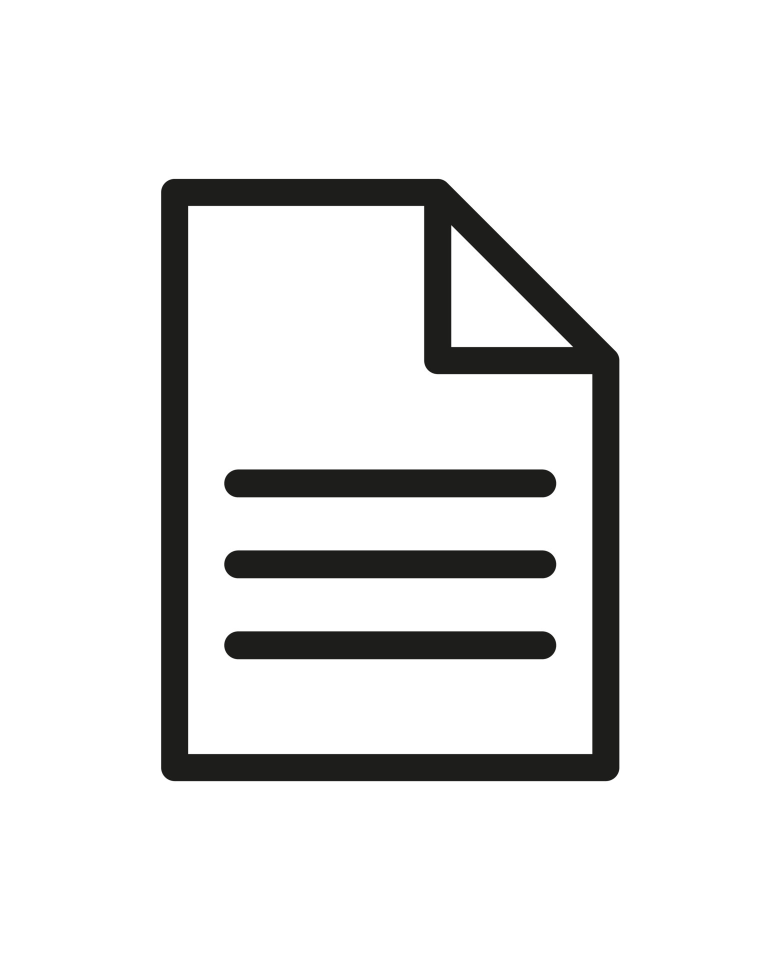
#> input picture main-image.jpg, 1561 x 1920 px (shown at 1/2 size); its folder holds only this picture in this run
$ python -i utils.py   (imports and definitions only)
#> lines starting #> are read from the running program, lines starting #| are printed output that depends on the picture
import csv
import glob
import numpy as np
import os
from tqdm import tqdm
import constants as c
import cv2
from data_schemas import SASDataSchema, SysParams, WfmParams
import math

"""Assumes approximately collocated tx/rx"""
# [77 lines left out: function resample_cylindrical, not called in this run]


def load_img_and_preprocess(path, size=(200, 200), rotate=False):
#> called with path = '../main-image.jpg', size = (200, 200), rotate = False
    assert len(size) == 2
    img = cv2.imread(path)
#> img is the input picture: shape (1920, 1561, 3); mean B, G, R 228.6, 228.8, 228.8
    if img.ndim == 3:
        img = cv2.cvtColor(img, cv2.COLOR_RGB2GRAY)
#> img: shape (1920, 1561)
    img = cv2.resize(img, (size[0], size[1]))
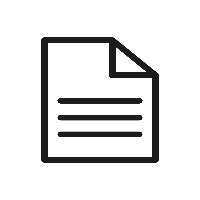
#> img: shape (200, 200); min 19, max 255, mean 228.5

    if rotate:
        img = cv2.rotate(img, cv2.cv2.ROTATE_90_CLOCKWISE)

    return img


"""Helper for reading waveform parameters"""

# [19 lines left out: function mat_str_2_float, not called in this run]


"""
Read in the flight data
"""


# [25 lines left out: function read_flights, not called in this run]


"""
Read and store the system parameters
"""


# [62 lines left out: function read_sys_params, not called in this run]


"""
Read the coordinates.csv file and transform tx, rx position to world using flight angle
"""


# [47 lines left out: function read_coords, not called in this run]

"""
Extract info neccessary for beamforming AirSAS data
"""


# [91 lines left out: function process_folder, not called in this run]

>>> result = load_img_and_preprocess('../main-image.jpg')

$ run again, on proposed-pipeline.png
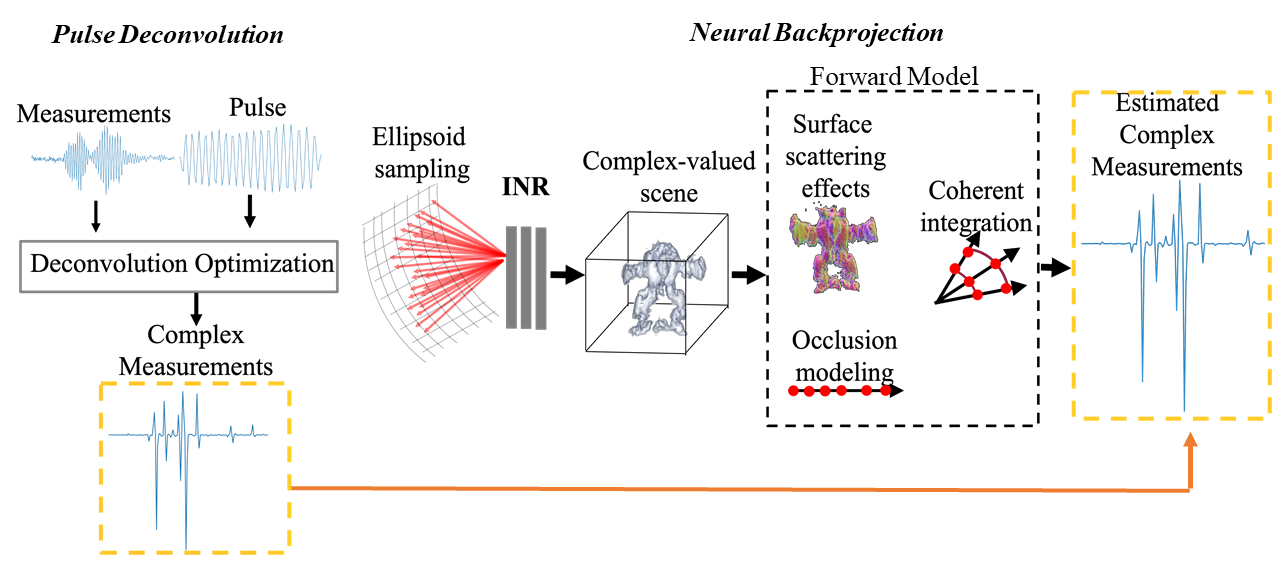
#> input picture proposed-pipeline.png, 1280 x 576 px
#> in load_img_and_preprocess, img is the input picture: shape (576, 1280, 3); mean B, G, R 241.5, 242.4, 244.2
#> in load_img_and_preprocess, `img = cv2.cvtColor(img, cv2.COLOR_RGB2GRAY)`:
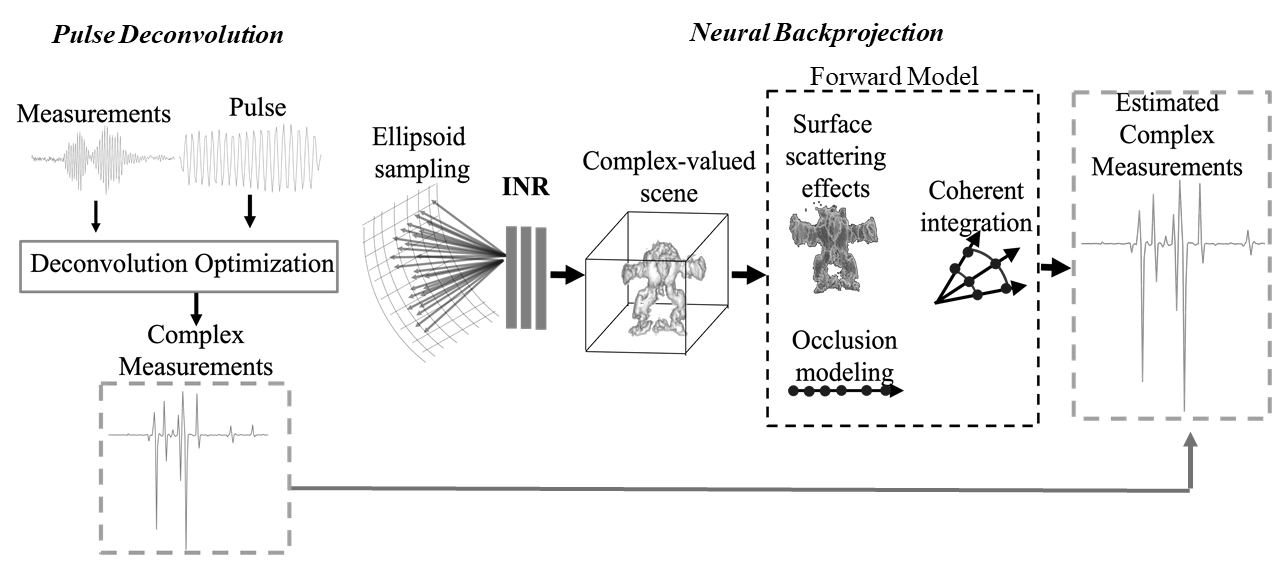
#> img: shape (576, 1280); min 0, max 255, mean 242.3
#> in load_img_and_preprocess, `img = cv2.resize(img, (size[0], size[1]))`:
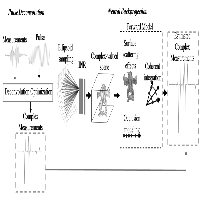
#> img: shape (200, 200); min 0, max 255, mean 242
